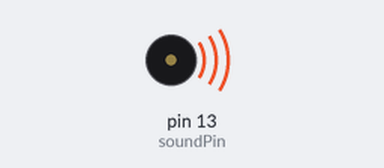
Recording of a sketch running on a simulated Arduino Uno, built with avr-gcc and run on an emulated ATmega328P. Shown: buzzer (waves = sounding).

Above: at 0.2 s.
Timing chart, 0 to 3.0 s (numbered marks = the images above):
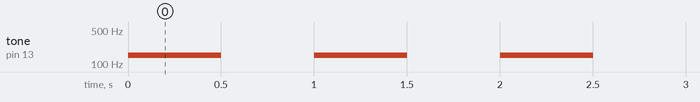

The sketch:

simpleAlarmSignals.ino
```cpp
const int soundPin = 13;
void setup()
{
  pinMode(soundPin, OUTPUT);
}

void loop()
{
  tone(soundPin, 150);
  delay(500);
  noTone(soundPin);
  delay(500);
}	
```

Measured:
- by itself, tone on pin 13 (soundPin): alternates 150 Hz for 0.50 s and silent for 0.50 s
